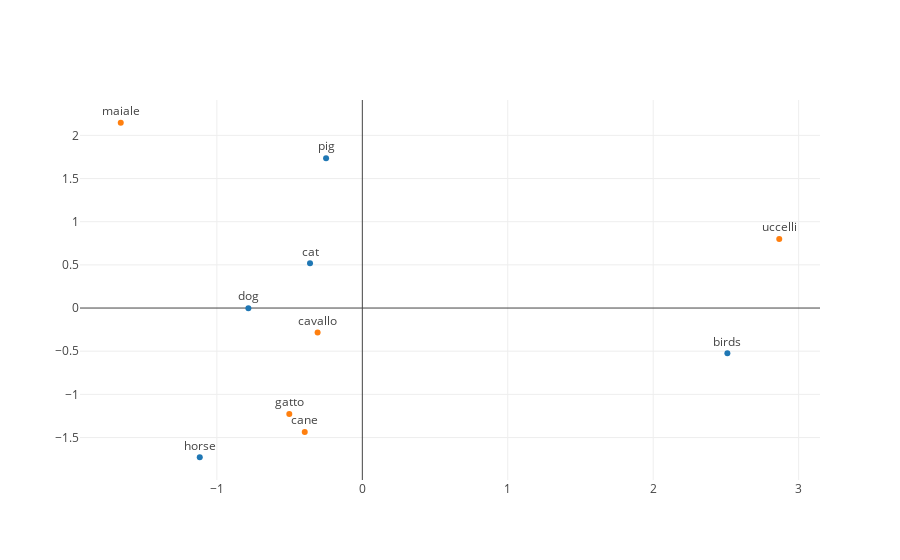

The notebook cell saved with this chart:
### Code cell
trace1 = Scatter(
    x=new_en_words_vec[:, 0],
    y= new_en_words_vec[:, 1],
    mode='markers+text',
    text=en_words,
    textposition='top'
)
trace2 = Scatter(
    x=new_it_words_vec[:, 0],
    y= new_it_words_vec[:, 1],
    mode='markers+text',
    text=it_words,
    textposition='top'
)
layout = Layout(
    showlegend=False
)
data = [trace1, trace2]

fig = Figure(data=data, layout=layout)
plot_url = plotly.offline.iplot(fig, filename='relatie_position_for_animal.html')

### Figure 1 — Plotly figure (JSON) as saved in the notebook; plotly's stock layout.template omitted (floating-point values rounded to 4 significant figures)
{"data": [{"mode": "markers+text", "text": ["dog", "pig", "cat", "horse", "birds"], "textposition": "top", "type": "scatter", "x": [-0.7834, -0.2492, -0.3596, -1.118, 2.51], "y": [-0.002367, 1.736, 0.5183, -1.728, -0.5237]}, {"mode": "markers+text", "text": ["cane", "maiale", "gatto", "cavallo", "uccelli"], "textposition": "top", "type": "scatter", "x": [-0.3959, -1.661, -0.5022, -0.3075, 2.867], "y": [-1.436, 2.146, -1.226, -0.2841, 0.7999]}], "layout": {"showlegend": false}}
